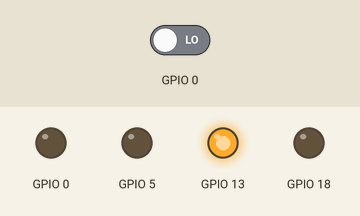
This sketch was run on a simulated ESP32. On the bench: output pins drawn as LEDs (lit = HIGH). Inputs (shaded band) come from the test bench; at power-on: GPIO 0 LOW. What the sketch prints to the serial monitor is not drawn.

Above: at 1.2 s.
1.3 s: GPIO 0 driven HIGH
At 2.1 s:
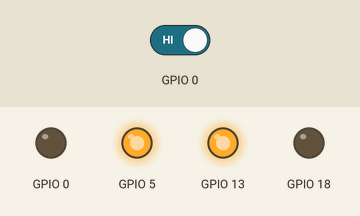
Timing chart, 0 to 4.3 s (numbered marks = the images above; inputs shaded):
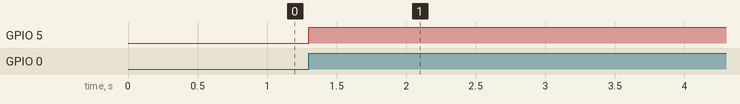

The sketch:

Transmitter_VC.ino
```cpp
//Code for the In Ear Monitor transmitter

#include <WiFi.h>
#include <SPI.h>

//Sets the SPI settings for reading from the ADC
SPISettings adcSettings(705600, MSBFIRST, SPI_MODE0);

int bufsize = 256;

volatile int dVal=128;  //internal power-on sets wiper to midscale
int stepSize = 1, potPin, pinA, pinB;
//        Variables above
//  pinB      -   output B from rotary encoder
//  pinA      -   output A from rotary encoder

//  potPin    -   need to connect GND, Vdd, A1, W1, B1, and SPI stuffs
//                  V_a = 5 V
//                  V_b = 0 V
//                  V_w = V_out
//                  will be using wiper reg 1 -> A=0 from Func Blk Diag

//  stepSize  -   how much we want to increase/decrease each time

//  dVal      -   decimal value to be transfered to pot
//                declared as volatile as will change in ISRs
//                  255 ->  full scale
//                  128 ->  midscale
//                    1 ->  1 LSB
//                    0 ->  zero scale


//MISO = 19  (third, yellow wire)
//SCK = 18    (second)
//SS = 5      (first)

//Network credentials
const char* ssid = "In-Ear-Transmitter";
const char* password = "123456789";

//Set server port number to 80
WiFiServer server(80);


//Interrupt Service Routines
void isrPinA(){
  //read in current value on pinA
  int valA = digitalRead(pinA); //there may be a faster way to read this in

  //read in value on pinB
  int valB = digitalRead(pinB);

  //conditional statements
  if(valA != valB){
    //decrease volume
      //adjust pot
      dVal -= stepSize;
  }
  else{
    //increase volume
      //adjust pot
      dVal += stepSize;
  }

  //write val to pot
  potWrite(dVal);

} //end of isr on pinA


void isrPinB(){
  //read in current value on pinB
  int valB = digitalRead(pinB);

  //read in value on pinA
  int valA = digitalRead(pinA);

  //conditional statements
  if(valA == valB){
    //decrease volume
      //adjust pot
      dVal -= stepSize;
  }
  else{
    //increase volume
      //adjust pot
      dVal += stepSize;
  }

  //write val to pot
  potWrite(dVal);

} //end of isr on pinB


void setup() {
  //Activate red LED
  pinMode(13, OUTPUT);
  digitalWrite(13, HIGH);
  Serial.begin(230400);

  //WIFI SETUP SECTION
  //Activate WiFi network
  Serial.print("Setting up AP. . .");
  WiFi.softAP(ssid, password);
    //We can remove the password parameter if we want the network to be open
  IPAddress IP = WiFi.softAPIP();
  Serial.print("IP address: ");
  Serial.println(IP);
  server.begin();

  //initialize rotary encoder pins
  pinMode(pinA, INPUT);
  pinMode(pinB, INPUT);

  //attach interrupts for rotary encoder
  attachInterrupt(pinA, isrPinA, CHANGE);  //interrupt on change for pin A
  attachInterrupt(pinB, isrPinB, CHANGE);  //interrupt on change for pin B

  //SPI SETUP SECTION
  pinMode(SS, OUTPUT);
  pinMode(MISO, INPUT);
  pinMode(SCK, OUTPUT);
  pinMode(potPin, OUTPUT);
  SPI.begin();


}

void loop() {
  WiFiClient client = server.available();     //Listen for devices

  if(client){
    Serial.println("Connected.");
    client.setTimeout(20);
    uint8_t val;
    uint16_t audio[bufsize/2];
    while(client.connected()){
      for(int i = 0; i < bufsize; i++){
        SPI.beginTransaction(adcSettings);
        digitalWrite(SS,LOW);
        val = SPI.transfer(0);    //garbage data, throw away
        //audio[i] = SPI.transfer(0);   //upper 8 bits
        //audio[i+1] = SPI.transfer(0); //lower 8 bits
        audio[i] = SPI.transfer16(0);
        Serial.println(audio[i]);
        //Serial.print("      ");
        //Serial.println(audio[i+1]);
        digitalWrite(SS,HIGH);
        SPI.endTransaction();
      }
      //client.write(audio,bufsize/2);
    }
    //Close the connection
    client.stop();
    Serial.println("Disconnected.");
  }
}


int potWrite(int val){
  digitalWrite(SS, LOW);

  //select pin pot is on, the transfer value
  //note 9-bit serial word used, must be loaded MSB first
  SPI.transfer(potPin);
  SPI.transfer(dVal);

  digitalWrite(SS, HIGH);
}
```

Measured:
- after the input at 1.3 s, GPIO 5: LOW → HIGH at once
